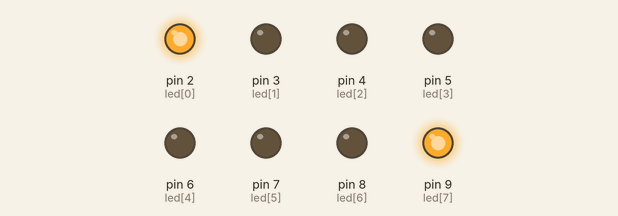
This sketch was run on a simulated Arduino Uno, built with avr-gcc and run on an emulated ATmega328P. Parts: output pins drawn as LEDs (lit = HIGH).

Above: at 0.5 s.
At 3.5 s:
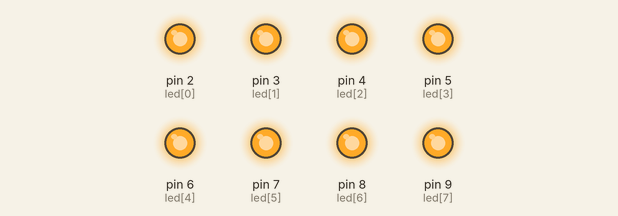
At 4.5 s:
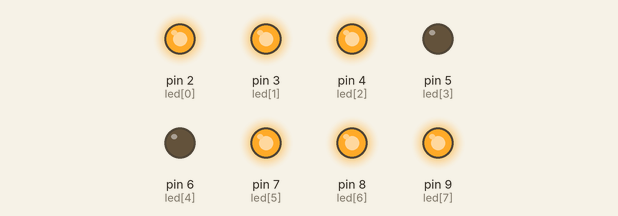
At 7.5 s:
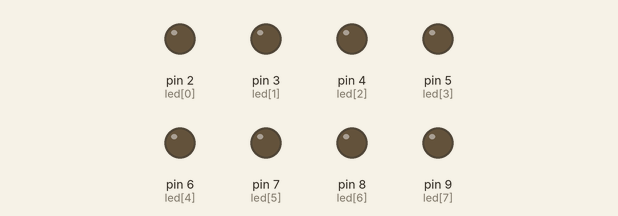
At 9.5 s:
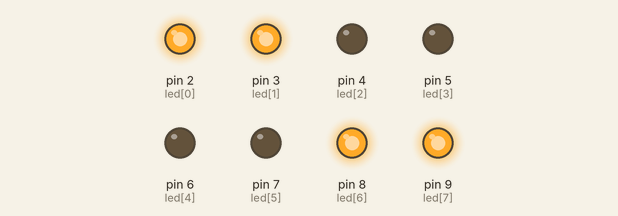
Timing chart, 0 to 10.4 s (numbered marks = the images above):
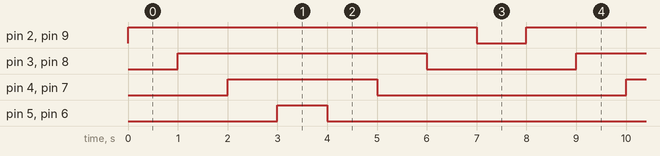

Measured:
- by itself, pin 2 (led[0]), pin 9 (led[7]): alternates HIGH for 7.0 s and LOW for 1.0 s
- by itself, pin 3 (led[1]), pin 8 (led[6]): alternates HIGH for 5.0 s and LOW for 3.0 s
- by itself, pin 4 (led[2]), pin 7 (led[5]): alternates HIGH for 3.0 s and LOW for 5.0 s
- by itself, pin 5 (led[3]), pin 6 (led[4]): alternates HIGH for 1.0 s and LOW for 7.0 s

The sketch:

Lab1c_ino.ino
```cpp
int led[8] = {2,3,4,5,6,7,8,9};
int i,j;

void setup() {

  for(i=0;i<8;i++)
  pinMode(led[i], OUTPUT);
}


void loop() {
  for(i=0,j=7;i<4;i++,j--)
  {
    digitalWrite(led[i], HIGH);
    digitalWrite(led[j], HIGH);
    delay(1000);
  }
   for(i=3,j=4;i>=0,j<=7;i--,j++)
  {
    digitalWrite(led[i], LOW);
    digitalWrite(led[j], LOW);
    delay(1000);
  }


}
```
